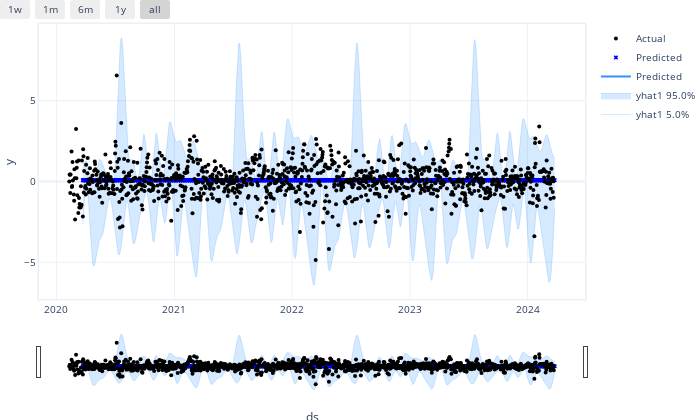

Source (notebook cell):
### Markdown cell above
#### plotting

### Code cell
m.set_plotting_backend("plotly")
m.highlight_nth_step_ahead_of_each_forecast(1)
# m.highlight_nth_step_ahead_of_each_forecast(None)
m.plot(forecast)

### Figure 1 — Plotly figure (JSON) as saved in the notebook; plotly's stock layout.template omitted (floating-point values rounded to 4 significant figures; data arrays with more than 128 entries replaced by an {"elided": "..."} marker saying what was removed)
{"data": [{"fillcolor": "rgba(45, 146, 255, 0.2)", "line": {"color": "rgba(45, 146, 255, 0.2)", "width": 1}, "mode": "lines", "name": "yhat1 5.0%", "type": "scatter", "x": {"elided": "1076 str values"}, "y": {"elided": "1076 float values"}}, {"fill": "tonexty", "fillcolor": "rgba(45, 146, 255, 0.2)", "line": {"color": "rgba(45, 146, 255, 0.2)", "width": 1}, "mode": "lines", "name": "yhat1 95.0%", "type": "scatter", "x": {"elided": "1076 str values"}, "y": {"elided": "1076 float values"}}, {"line": {"color": "#2d92ff", "width": 2}, "mode": "lines", "name": "Predicted", "type": "scatter", "x": {"elided": "1076 str values"}, "y": {"elided": "1076 float values"}}, {"marker": {"color": "blue", "size": 4, "symbol": "x"}, "mode": "markers", "name": "Predicted", "type": "scatter", "x": {"elided": "1076 str values"}, "y": {"elided": "1076 float values"}}, {"marker": {"color": "black", "size": 4}, "mode": "markers", "name": "Actual", "type": "scatter", "x": {"elided": "1076 str values"}, "y": {"elided": "1076 float values"}}], "layout": {"autosize": true, "font": {"size": 10}, "height": 420, "hovermode": "x unified", "margin": {"b": 0, "l": 0, "pad": 0, "r": 10, "t": 10}, "showlegend": true, "title": {"font": {"size": 12}}, "width": 700, "xaxis": {"linewidth": 1.5, "mirror": true, "rangeselector": {"buttons": [{"count": 7, "label": "1w", "step": "day", "stepmode": "backward"}, {"count": 1, "label": "1m", "step": "month", "stepmode": "backward"}, {"count": 6, "label": "6m", "step": "month", "stepmode": "backward"}, {"count": 1, "label": "1y", "step": "year", "stepmode": "backward"}, {"step": "all"}]}, "rangeslider": {"visible": true}, "showline": true, "title": {"text": "ds"}, "type": "date"}, "yaxis": {"linewidth": 1.5, "mirror": true, "showline": true, "title": {"text": "y"}}}}
